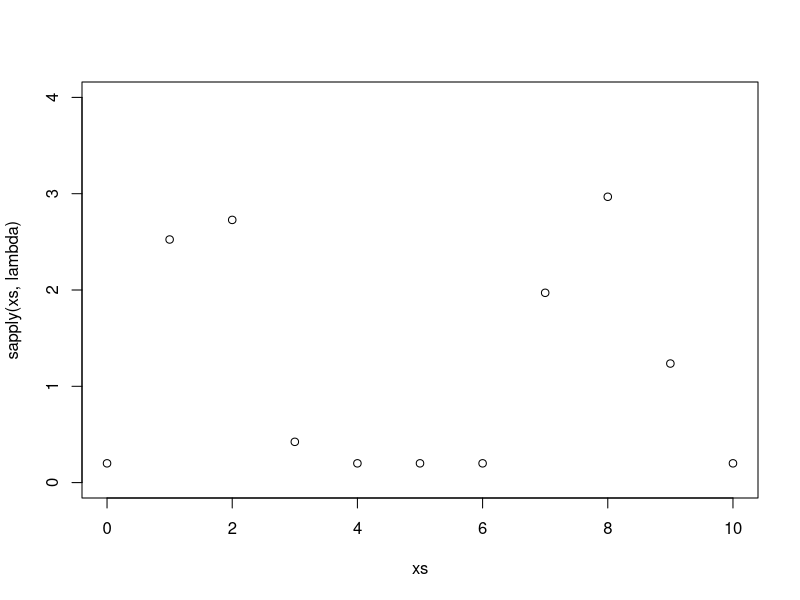

Source code (R):
##### plot intensity functions
xs = seq(0,10)
lambda = function(x)
  {
    max(0.2,sin(x)*3)
##    3*exp(-(x-3)^1.8) + 3*exp(-(x-5)^1.2)
  }
xs = seq(0,10)
plot(xs, sapply(xs, lambda), ylim=c(0,4))


